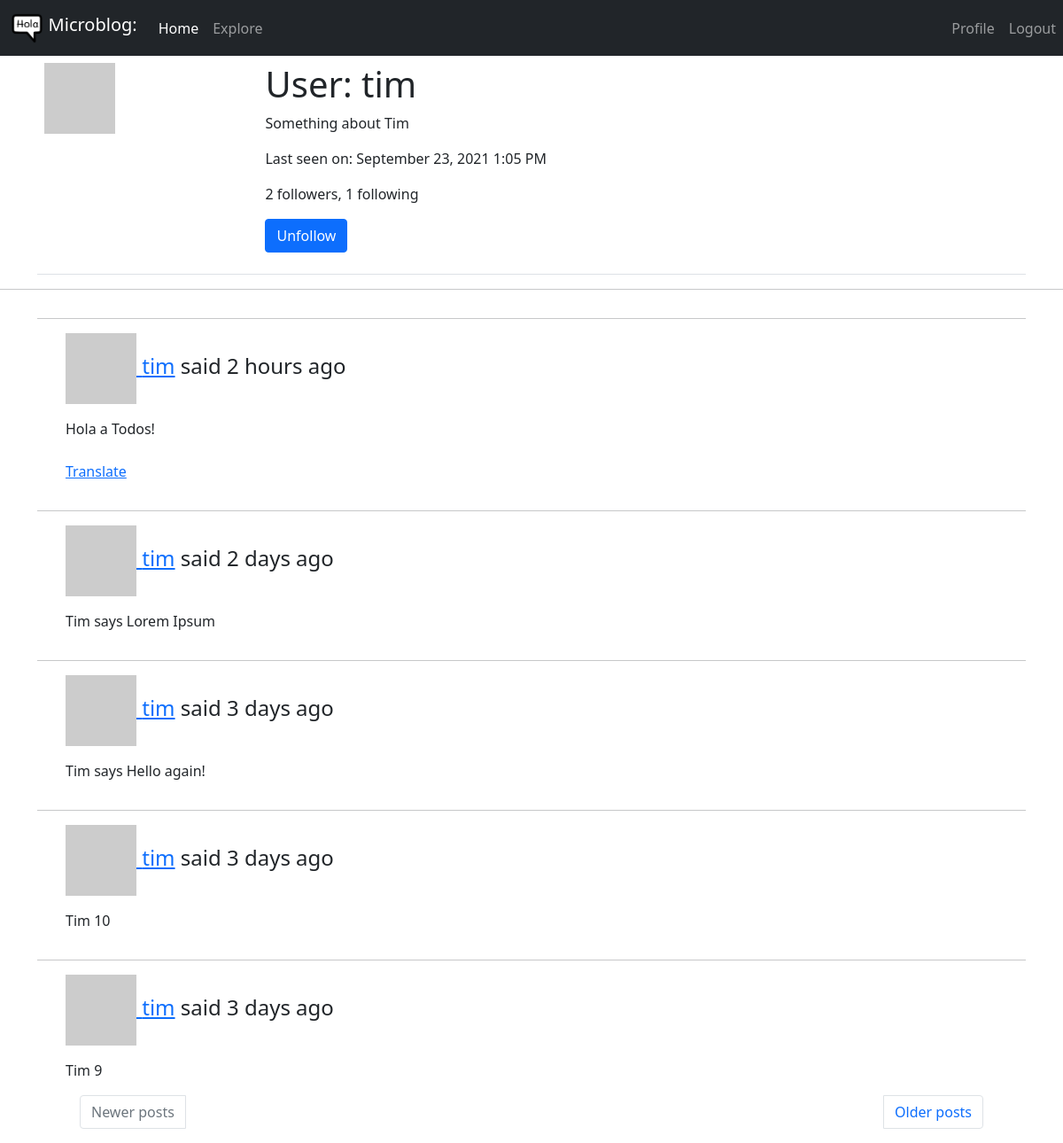
Screenshot of /user/tim (signed in) with the database file from the repository.
### app/models.py (models this page shows, shortened)
class User(UserMixin, db.Model):
    id = db.Column(db.Integer, primary_key=True)
    username = db.Column(db.String(64), index=True, unique=True)
    email = db.Column(db.String(120), index=True, unique=True)
    password_hash = db.Column(db.String(128))
    posts = db.relationship('Post', backref='author', lazy='dynamic')
    about_me = db.Column(db.String(140))
    last_seen = db.Column(db.DateTime, default=datetime.utcnow)
    followed = db.relationship(
        'User', secondary=followers,
        primaryjoin=(followers.c.follower_id == id),
        secondaryjoin=(followers.c.followed_id == id),
        backref=db.backref('followers', lazy='dynamic'), lazy='dynamic')
    def avatar(self, size):
        digest = md5(self.email.lower().encode('utf-8')).hexdigest()
        return 'https://www.gravatar.com/avatar/{}?d=identicon&s={}'.format(
            digest, size)
    def is_following(self, user):
        return self.followed.filter(
            followers.c.followed_id == user.id).count() > 0

class Post(db.Model):
    id = db.Column(db.Integer, primary_key=True)
    body = db.Column(db.String(140))
    timestamp = db.Column(db.DateTime, index=True, default=datetime.utcnow)
    user_id = db.Column(db.Integer, db.ForeignKey('user.id'))
    language = db.Column(db.String(5))

### app/routes.py (the view)
@app.route('/user/<username>')
@login_required
def user(username):
    user = User.query.filter_by(username=username).first_or_404()
    page = request.args.get('page', 1, type=int)
    posts = user.posts.order_by(Post.timestamp.desc()).paginate(page, app.config['POSTS_PER_PAGE'], False)
    next_url = url_for('user', username=user.username, page=posts.next_num) \
        if posts.has_next else None
    prev_url = url_for('user', username=user.username, page=posts.prev_num) \
        if posts.has_prev else None
    form = EmptyForm()
    return render_template('user.html', user=user, posts=posts.items, next_url=next_url, prev_url=prev_url, form=form)

### app/forms.py
class EmptyForm(FlaskForm):
    submit = SubmitField('Submit')

### app/models.py (called while the page is built)
@login.user_loader
def load_user(id):
    return User.query.get(int(id))

### app/routes.py (called while the page is built)
@app.before_request
def before_request():
    if current_user.is_authenticated:
        current_user.last_seen = datetime.utcnow()
        db.session.commit()
    g.locale = str(get_locale())

### app/templates/user.html (shortened to what this page needs)
{% extends "base.html" %}
{% block content %}
    <div class="container">
    <table class="table table-hover">
        <tr valign="top">
            <td><img src="{{ user.avatar(200) }}"></td>
            <td>
                <h1>{{ _('User') }}: {{ user.username }}</h1>
                {% if user.about_me %}<p>{{ user.about_me }}</p>{% endif %}
                {% if user.last_seen %}<p>{{ _('Last seen on') }}: {{ moment(user.last_seen).format('LLL') }}</p>{% endif %}
                <p>{{ _('%(count)d followers', count=user.followers.count()) }}, {{ _('%(count)d following', count=user.followed.count()) }}</p>
                {% if user == current_user %}
                <p><a href="{{ url_for('edit_profile') }}">{{ _('Edit your profile') }}</a></p>
                {% else %}
                <p>
                    <form action="{{ url_for('unfollow', username=user.username) }}" method="post">
                        {{ form.submit(value=_('Unfollow'), class="btn btn-primary") }}
                    </form>
                </p>
                {% endif %}
            </td>
        </tr>
    </table>
    </div>
    <hr>
    {% for post in posts %}
        {% include '_post.html' %}
    {% endfor %}
    <div class="container">
        <nav>
          <ul class="pagination justify-content-between">
            {% if prev_url %}
            <li class="page-item px-5">
              <a class="page-link" href="{{ prev_url }}">{{ _('Newer posts') }}</a>
            </li>
            {% else %}
            <li class="page-item px-5 disabled">
              <a class="page-link" href="{{ prev_url }}">{{ _('Newer posts') }}</a>
            </li>
            {% endif %}
            {% if next_url %}
            <li class="page-item px-5">
              <a class="page-link" href="{{ next_url }}">{{ _('Older posts') }}</a>
            </li>
            {% else %}
            <li class="page-item px-5 disabled">
              <a class="page-link" href="{{ next_url }}">{{ _('Older posts') }}</a>
            </li>
            {% endif %}
          </ul>
        </nav>
      </div>
  {% endblock %}

### app/templates/_post.html (shortened to what this page needs)
<div class="container">
    <div class="row table-hover">
        <div class="col-md-12">
            <div class="blog-comment">
                <hr/>
                <ul class="comments">
                    <div class="post-comments">
                        <h4><a href="{{ url_for('user', username=post.author.username) }}"> <img src="{{ post.author.avatar(40) }}" class="avatar" alt=""> {{ post.author.username }}</a> {{ _('%(username)s said %(when)s', username=user_link, when=moment(post.timestamp).fromNow()) }} </h4> </p>
                        <span id="post{{ post.id }}">{{ post.body }}</span>
                        {% if post.language and post.language != g.locale %}
                        <br><br>
                        <span id="translation{{ post.id }}">
                            <a href="javascript:translate(
                                        '#post{{ post.id }}',
                                        '#translation{{ post.id }}',
                                        '{{ post.language }}',
                                        '{{ g.locale }}');">{{ _('Translate') }}</a>
                        </span>
                        {% endif %}
                    </div>
                </ul>
            </div>
        </div>
    </div>
</div>

### rows the page displays
User: username "tim", about_me "Something about Tim", last_seen "September 23, 2021 1:05 PM"
Post: author.username "tim", body "Hola a Todos!"
Post: author.username "tim", body "Tim says Lorem Ipsum"
Post: author.username "tim", body "Tim says Hello again!"
Post: author.username "tim", body "Tim 10"
Post: author.username "tim", body "Tim 9"
